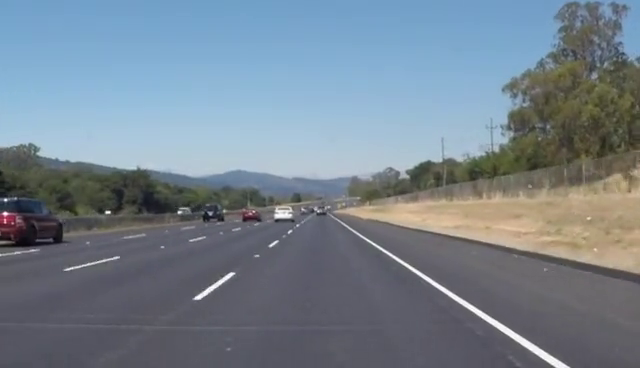
#> input picture frame 21 of 视觉/lane_detect/video.mp4, 640 x 368 px, given in place of feipan.mp4, which was not available
$ python lesson3.py
#> lines starting #> are read from the running program, lines starting #| are printed output that depends on the picture; after the words box and inside, x2 and y2 are one past the last pixel; in counts of white or black regions, pixels touching at a corner belong together; pictures that were not available may be replaced by others from this repository, and a replacement may not be noted
import cv2 as cv
import numpy as np

def color_space_demo(image):
    gray=cv.cvtColor(image,cv.COLOR_BGR2GRAY)
    cv.imshow("gray",gray)
    hsv=cv.cvtColor(image,cv.COLOR_BGR2HSV)
    cv.imshow("hsv",hsv)
    yuv=cv.cvtColor(image,cv.COLOR_BGR2YUV)
    cv.imshow("yuv",yuv)
    ycrcb=cv.cvtColor(image,cv.COLOR_BGR2YCrCb)
    cv.imshow("ycrcb",ycrcb)


def extarce_object_demo():
    capture=cv.VideoCapture("D:/feipan.mp4")
    while(True):
        ret,frame=capture.read()
#> frame is the input picture: shape (368, 640, 3); mean B, G, R 142.4, 130.7, 117.7
        if ret==False:
            break
        hsv=cv.cvtColor(frame,cv.COLOR_BGR2HSV)
#> hsv: shape (368, 640, 3); mean H, S, V 95.3, 54.7, 148.1
        lower_hsv = np.array([26,43,46])
        higher_hsv = np.array([34,255,255])
        mask1=cv.inRange(hsv,lowerb=lower_hsv,upperb=higher_hsv)
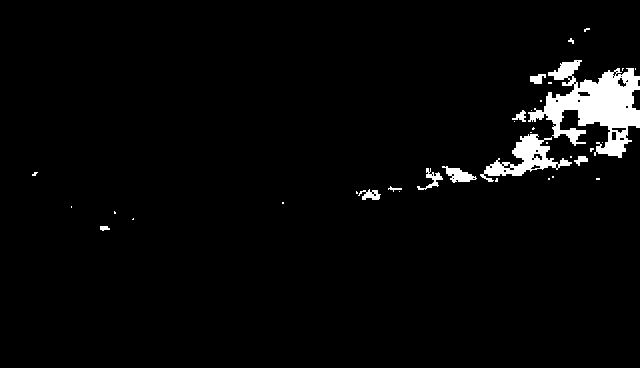
#> mask1: shape (368, 640); 3.2% white; 35 white regions (24 under 20 px), largest, box (x1, y1, x2, y2) and area: (528, 60, 640, 158) 5064, (480, 134, 572, 182) 1483, (442, 166, 477, 183) 291
        dst=cv.bitwise_and(frame,frame,mask=mask1)
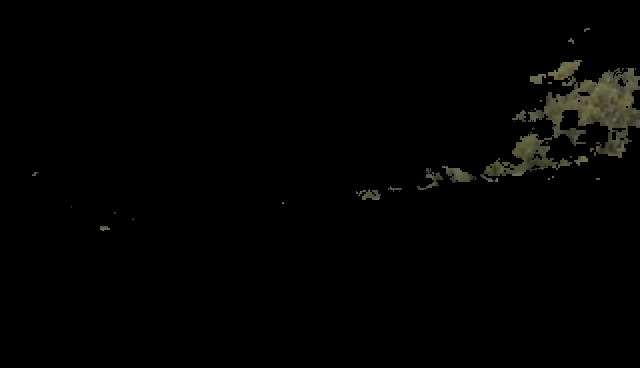
#> dst: shape (368, 640, 3); mean B, G, R 2, 2.7, 2.7
        cv.imshow("video",frame)
        cv.imshow("mask",dst)
        c=cv.waitKey(2)
#> (key Esc is pressed here)
        if c==27:
            break


src=cv.imread("D:/aaaaaa.jpg")
cv.namedWindow("input image",cv.WINDOW_AUTOSIZE)
cv.imshow("input image",src)
extarce_object_demo()
cv.waitKey(0)

cv.destroyAllWindows()

$ run again, starting later in the video
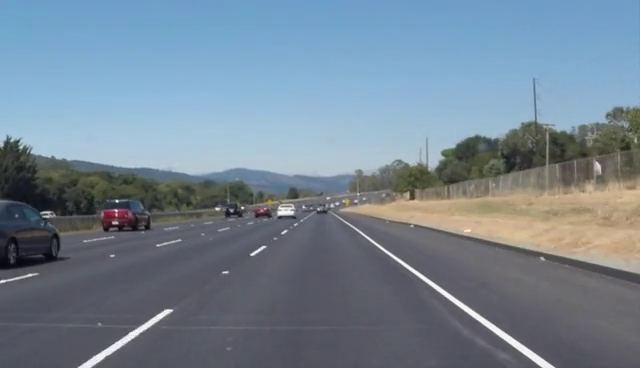
#> input picture frame 96 of 视觉/lane_detect/video.mp4, 640 x 368 px, given in place of feipan.mp4, which was not available
#> in extarce_object_demo, frame is the input picture: shape (368, 640, 3); mean B, G, R 146.9, 132.7, 116.7
#> hsv: shape (368, 640, 3); mean H, S, V 97.5, 57.9, 151.5
#> in extarce_object_demo, `mask1=cv.inRange(hsv,lowerb=lower_hsv,upperb=higher_hsv)`:
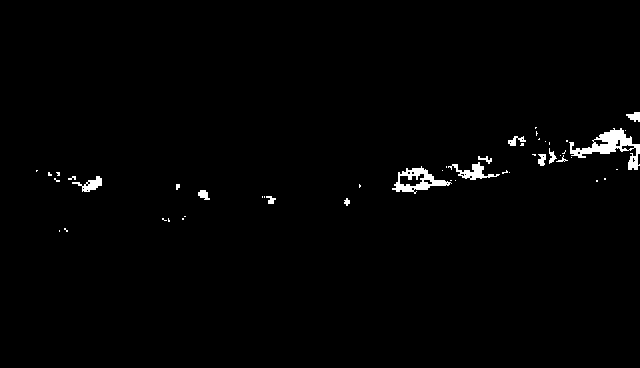
#> mask1: shape (368, 640); 1.2% white; 49 white regions (34 under 20 px), largest, box (x1, y1, x2, y2) and area: (569, 128, 640, 170) 1001, (392, 166, 452, 194) 632, (448, 162, 500, 180) 325

$ run again, starting later in the video
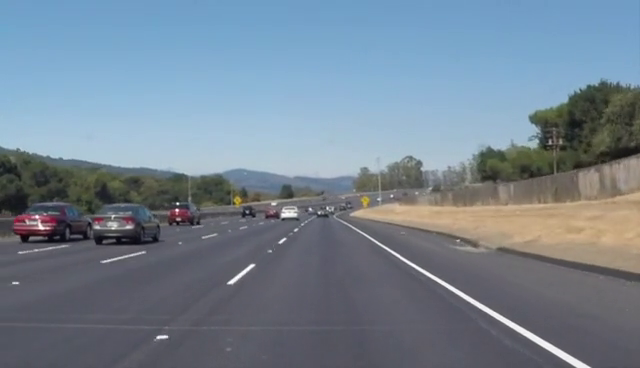
#> input picture frame 171 of 视觉/lane_detect/video.mp4, 640 x 368 px, given in place of feipan.mp4, which was not available
#> in extarce_object_demo, frame is the input picture: shape (368, 640, 3); mean B, G, R 145.4, 131.6, 116.8
#> hsv: shape (368, 640, 3); mean H, S, V 97.7, 56.4, 150.1
#> in extarce_object_demo, `mask1=cv.inRange(hsv,lowerb=lower_hsv,upperb=higher_hsv)`:
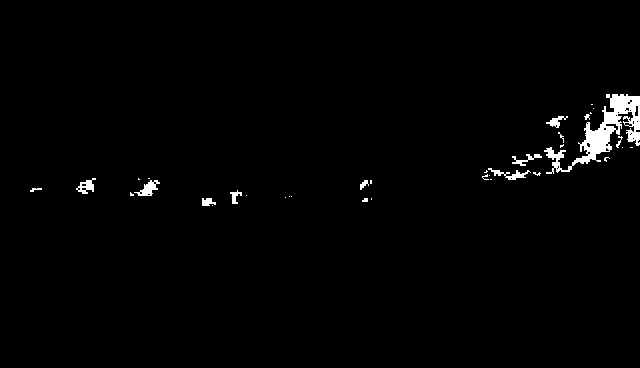
#> mask1: shape (368, 640); 1.4% white; 36 white regions (23 under 20 px), largest, box (x1, y1, x2, y2) and area: (544, 94, 640, 174) 2165, (134, 180, 160, 196) 188, (488, 168, 531, 180) 175
